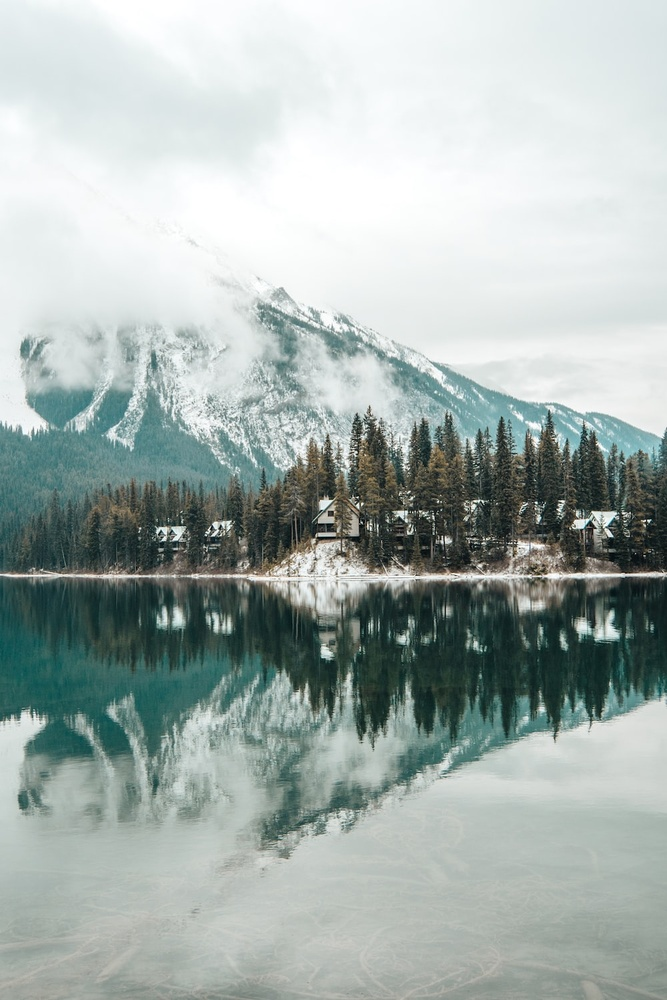
#> input picture Question 2/images/chapter1.jpg, 667 x 1000 px, shrunk from 1000 x 1500 before the run
$ python chapter1_image_processing.py
#> lines starting #> are read from the running program, lines starting #| are printed output that depends on the picture
from PIL import Image
import time

# Generate the number based on the algorithm
current_time = int(time.time())
generated_number = (current_time % 100) + 50
if generated_number % 2 == 0:
    generated_number += 10

print(f"Generated number: {generated_number}")


def modify_image(input_image_path, output_image_path, n):
    # Open the image
#> called with input_image_path = 'images/chapter1.jpg', output_image_path = 'output/chapter1out.png', n = 100
    img = Image.open(input_image_path)
#> img is the input picture: PIL image 667x1000 RGB; mean R, G, B 166, 177.4, 174.1
    pixels = img.load()  # Load pixel data

    # Get image dimensions
    width, height = img.size
#> width = 667; height = 1000

    # Initialize a variable to store the sum of red pixel values
    red_sum = 0

    # Loop through each pixel in the image
    for x in range(width):
        for y in range(height):
            r, g, b = pixels[x, y]  # Get current pixel's RGB values

            # Modify the pixel values by adding n
            new_r = min(r + n, 255)  # Ensure pixel values don't exceed 255
            new_g = min(g + n, 255)
            new_b = min(b + n, 255)

            # Update the pixel in the image with the new RGB values
            pixels[x, y] = (new_r, new_g, new_b)

            # Add the red (r) component to the red sum
            red_sum += new_r
#> after the loop, red_sum = 151832993

    # Save the modified image
    img.save(output_image_path)
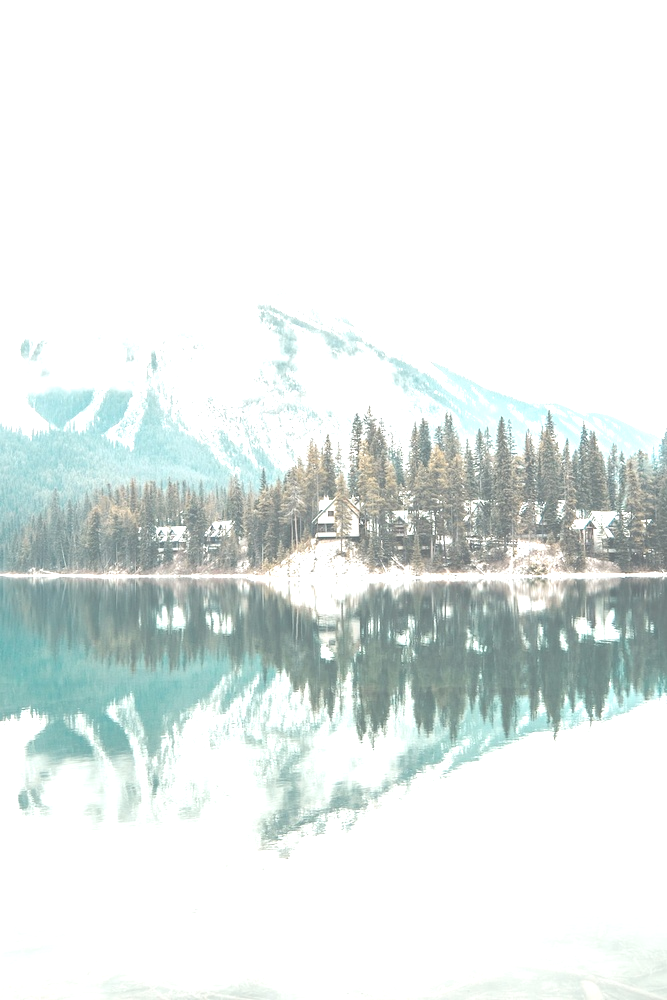
#> saved as chapter1out.png: PIL image 667x1000 RGB; mean R, G, B 227.6, 234.5, 232.7

    # Return the sum of all red pixel values
    return red_sum


# Example usage with the generated number
input_image_path = 'images/chapter1.jpg'  # Path to your input image
output_image_path = 'output/chapter1out.png'  # Path to save the modified image

# Modify the image and calculate the sum of red pixel values
red_pixel_sum = modify_image(input_image_path, output_image_path, generated_number)
#> red_pixel_sum = 151832993
print(f"The sum of all red pixel values is: {red_pixel_sum}")
#| The sum of all red pixel values is: 151832993
